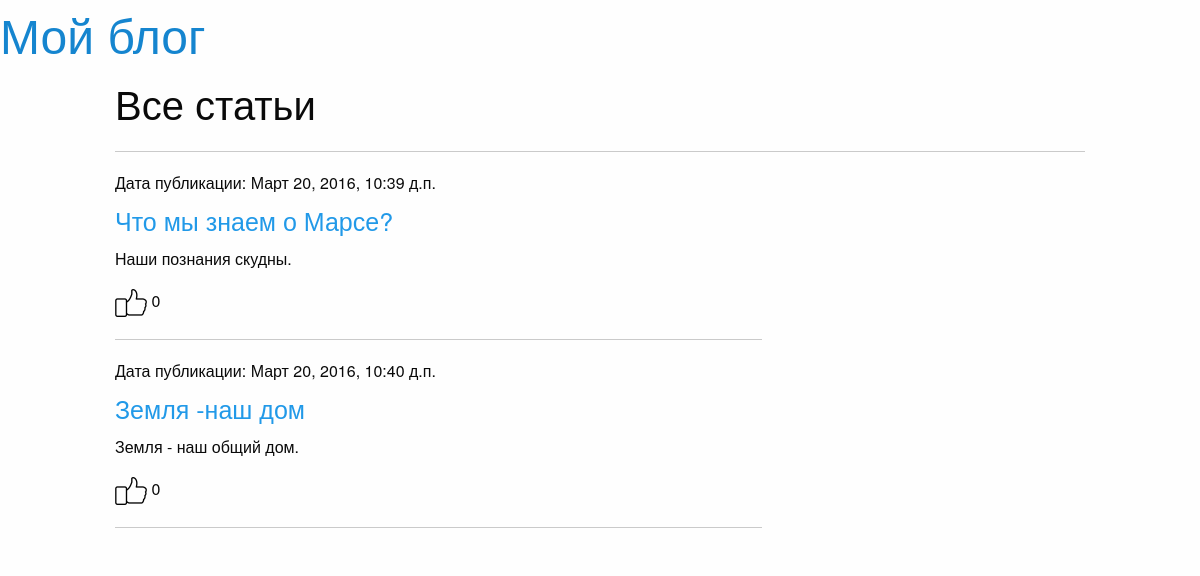
/basic/articles/all/, run on an earlier commit of the app's database.
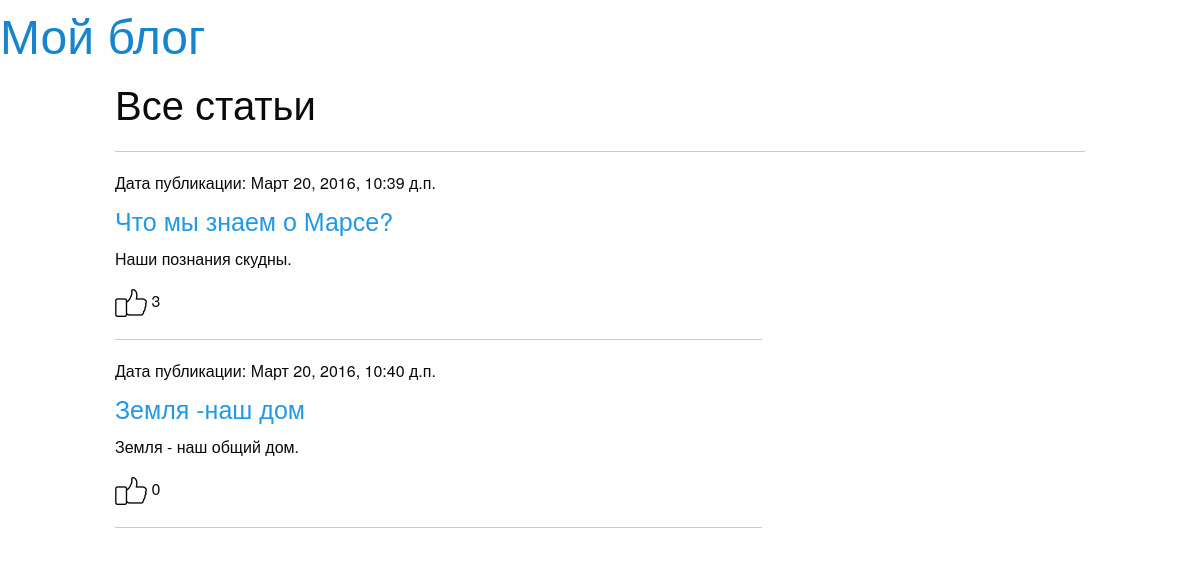
And on a later commit of the database.
### article/models.py (models this page shows, shortened)
class Article(models.Model):
    title = models.CharField(max_length = 200)
    text = models.TextField()
    date = models.DateTimeField()
    likes = models.IntegerField(default=0)
    class Meta:
        db_table = 'articles'
        verbose_name = "Статья"
        verbose_name_plural = "Статьи"

### article/views.py (the view)
# urls.py: url(r'^articles/get/(?P<id>\d+)/', views.article),
def articles(request):
    return render(request, 'articles.html',
        {'articles': Article.objects.all()})

### article/templates/articles.html
{% extends 'main.html' %}
{% load staticfiles %}
{% block article %}
<h2>Все статьи</h2>
<hr>
<div class="large-8">
{% for article in articles %}
  <h6>Дата публикации: {{ article.date }}</h6>
  <h4><a href="/articles/get/{{ article.id }}/">{{ article.title }}</a></h4>
  <p>{{ article.text }}</p>
  <p><a href="/articles/addlike/{{ article.id }}/"><img src="{% static 'icon-like.png' %}"></a> {{ article.likes }}</p>
  <hr>
{% endfor %}
</div>
{% endblock %}

What changed in the data, as far as the page shows it:
changed Article "Что мы знаем о Марсе?": likes "0" → "3"
